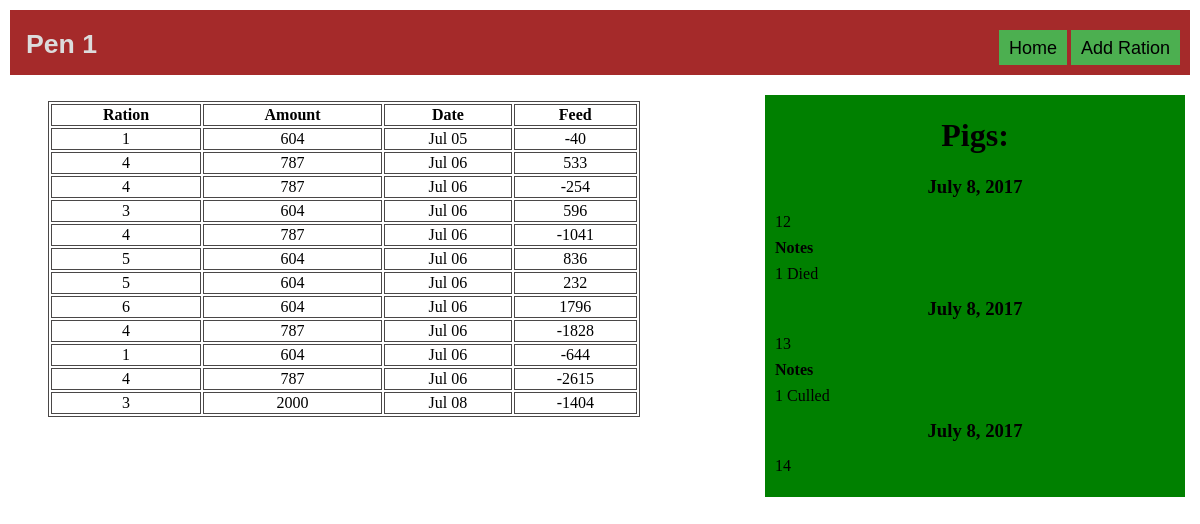
/pigs/pen1/ (signed in), run on the app's committed database.
### pigs/models.py (models this page shows, shortened)
class Pigsinpen(models.Model):
    pigpen = models.ForeignKey(Pigpen,on_delete=models.CASCADE)
    pigs = models.PositiveIntegerField()
    pig_cost_total = models.DecimalField(max_digits=6,decimal_places=2)
    date = models.DateTimeField()
    notes = models.CharField(max_length = 300,blank=True,null = True)

class Pigpen(models.Model):
    pen = models.CharField(max_length=2)
    def __str__(self):
        return self.pen

class pigration(models.Model):
    pigpen = models.ForeignKey(Pigpen, on_delete= models.CASCADE)
    ration = models.ForeignKey(Ration, on_delete=models.CASCADE)
    pigsinapen = models.CharField(max_length=4)
    ration_amount = models.IntegerField()
    date = models.DateTimeField(blank=True)

class Ration(models.Model):
    ration_text = models.CharField(max_length=2)
    ration_price = models.DecimalField(max_digits=19,decimal_places=4)
    feed_per_pig = models.CharField(max_length=3,default = 55)
    milo = models.CharField(max_length=4)
    sbm = models.CharField(max_length=4)
    dynamin = models.CharField(max_length=3,default = 0)
    pigpak = models.CharField(max_length=3,default = 0)
    sixtyeighty = models.CharField(max_length=3,default = 0)
    control = models.CharField(max_length=3,default = 0)
    optimax = models.CharField(max_length=3,default = 0)
    molderase = models.CharField(max_length=3,default = 0)
    hitpork = models.CharField(max_length=3,default = 0)
    oats = models.CharField(max_length=3,default = 0)
    sowonehundred = models.CharField(max_length=3,default = 0)
    porkperformance = models.CharField(max_length=3,default = 0)
    safeguard = models.CharField(max_length=3,default = 0)
    spicepak = models.CharField(max_length=3,default = 0)
    def __str__(self):
        return self.ration_text

### pigs/views.py (the view)
# urls.py: url(r'^pen(?P<pk>[0-9]+)/$', views.penview.as_view(), name = 'pen'),
class penview(LoginRequiredMixin, generic.DetailView):
    model = Pigpen
    template_name = 'pigs/penview.html'
    def get_context_data(self, **kwargs):
        context = super().get_context_data(**kwargs)
        context['pens'] = Pigpen.objects.all()
        context['latestpigs'] = getlatestpigchange(self.kwargs['pk'],3)
        return context

### pigs/templatetags/appfilters.py (called while the page is built)
@register.simple_tag
def getfeed(ration,pigpen,date):
    rat = pigration.objects.filter(pigpen=pigpen).filter(ration=ration).filter(date__lte=date).aggregate(Sum('ration_amount'))
    feed = rat['ration_amount__sum']
    amount = int(Ration.objects.values_list('feed_per_pig', flat = True).get(ration_text=ration))
    try:
        pigs = int(Pigsinpen.objects.filter(pigpen=pigpen).values_list('pigs', flat =True).latest('date'))
    except:
        pigs = 0
    return amount*pigs-feed

### pigs/views.py (called while the page is built)
def getlatestpigchange(pigpen,number):
    try:
        latestpigs = Pigsinpen.objects.values('id','pigs','date','notes').filter(pigpen=pigpen).order_by('-date')[:number]
    except:
        latestpigs = '0'
    return latestpigs

### pigs/templates/pigs/penview.html (shortened to what this page needs)
﻿<!DOCTYPE html>
{% load static %}
{% load appfilters %}
<link rel="stylesheet" type="text/css" href="{% static 'pigs/penviewstyles.css'%}" />
<link rel="stylesheet" type="text/css" href="{% static 'pigs/Generalstyles.css' %}" />
<link rel="stylesheet" href="https://cdnjs.cloudflare.com/ajax/libs/font-awesome/4.7.0/css/font-awesome.min.css">
<html lang="en" xmlns="http://www.w3.org/1999/xhtml">
<head>
</head>
<body>
    <div class="sidebar col-4 col-m-3 col-s-5">
        <a class="col-3 col-m-3 col-s-5 nostyle" href="{%url 'pigs:pigsforpen' pigpen %}"><h1>Pigs:</h1></a>
        {% for pig in latestpigs %}
            <a class="nostyle" href="{%url 'pigs:updatepigs' pigpen pig.id %}">
                <h3>{{pig.date|date}}</h3>
                <p>{{pig.pigs}}</p>
                {%if pig.notes%}<h4>Notes</h4>
                <p>{{pig.notes}}</p>{%endif%}
            </a>
            {%empty%}
            <h3><a class="nostyle" href="{% url 'pigs:deletepig' pigpen %}">Clean out Pen?</a></h3>
            <h3><a class="nopigs" href="{% url 'pigs:addpigs' pigpen %}">Click to add pigs.</a></h3>
            {%endfor%}
        </div>
        <div class="content">
            <div class="header">
                <div class="dropdown">
                    <button class="headerdropbtn"><h1 id="pen">Pen {{pigpen}}</h1></button>
                </div>
                <div class="headerbuttons">
                    <button class="dropbtn"><a class="nostyle" href="{% url 'pigs:index' %}">Home</a></button>
                    <button class="dropbtn"><a class="nostyle" href="{% url 'pigs:addration' pigpen %}">Add Ration</a></button>
                </div>
            </div>
            <table class="col-6 col-m-6 col-s-10 sortable">
                <tr>
                    <th class="col-s-3">Ration</th>
                    <th class="col-s-3">Amount</th>
                    <th class="col-m-3 col-s-3">Date</th>
                    <th class="col-s-3">Feed</th>
                </tr>
                {% for pig in pigpen.pigration_set.all %}
                <tr>
                    <td><a href="{% url 'pigs:updateration' pig.pigpen pig.id %}">{{pig.ration}}</a></td>
                    <td><a href="{% url 'pigs:updateration' pig.pigpen pig.id %}">{{pig.ration_amount}}</a></td>
                    <td><a href="{% url 'pigs:updateration' pig.pigpen pig.id %}">{{pig.date|date:'M'}} {{pig.date|date:'d'}}</a></td>
                    {% getfeed pig.ration pig.pigpen pig.date as feed %}
                    <td><a href="{% url 'pigs:updateration' pig.pigpen pig.id %}">{{feed}}</a></td>
                </tr>
                {%endfor%}
            </table>
        </div>
</body>
</html>

### pigs/static/pigs/penviewstyles.css (style rules this page uses)
@media only screen and (min-width: 400px) { table { margin-left:30px; } }
@media only screen and (min-width: 768px) { table { margin-left:40px; } }
.sidebar { background:green; top:95px; padding:1px 10px 10px 10px; position:fixed; right:15px; z-index:100; }
.sidebar h1 { text-align:center; }
.sidebar h4 { line-height:0; }
.sidebar p { line-height:10px; }
.sidebar a { color:black; }
.sidebar h3 { text-align:center; }
.header { position:fixed; background:brown; color:white; right:10px; left:10px; top:10px; padding:0 10px 0 10px; height:65px; z-index:99; }
.header h1 { position:relative; top:10px; line-height:10px; color:gainsboro; }
.headerdropbtn { background-color:brown; border:none; }
table, th, td { border:1px solid #4a4747; cursor:default; font-size:1em; }
td a { display: block; text-align:center; padding:0; text-decoration: none; color:black; }
.headerbuttons { text-align:right; position:fixed; top:30px; z-index:99; right:20px; }
.dropbtn { background-color: #4CAF50; color: white; padding:10px; line-height:10px; height:35px; font-size: 18px; border: none; cursor: pointer; }
.dropdown { position: relative; display: inline-block; transition:ease-in-out; }
.dropbtn a { color:white; }

### pigs/static/pigs/Generalstyles.css (style rules this page uses)
@media screen and (min-width: 768px) { .col-3 { width: 25%; } }
@media screen and (min-width: 768px) { .col-4 { width: 33.33%; } }
@media screen and (min-width: 768px) { .col-6 { width: 50%; } }
a.nostyle { text-decoration:none; color:black; }

### data on the page
Pigsinpen: date "July 8, 2017", pigs "12", notes "1 Died"
Pigsinpen: date "July 8, 2017", pigs "13", notes "1 Culled"
Pigsinpen: date "July 8, 2017", pigs "14"
Pigpen: pen "1"
pigration: ration "1", ration_amount "604", date "Jul", date "05", feed "-40"
pigration: ration "4", ration_amount "787", date "Jul", date "06", feed "533"
pigration: ration "4", ration_amount "787", date "Jul", date "06", feed "-254"
pigration: ration "3", ration_amount "604", date "Jul", date "06", feed "596"
pigration: ration "4", ration_amount "787", date "Jul", date "06", feed "-1041"
pigration: ration "5", ration_amount "604", date "Jul", date "06", feed "836"
pigration: ration "5", ration_amount "604", date "Jul", date "06", feed "232"
pigration: ration "6", ration_amount "604", date "Jul", date "06", feed "1796"
pigration: ration "4", ration_amount "787", date "Jul", date "06", feed "-1828"
pigration: ration "1", ration_amount "604", date "Jul", date "06", feed "-644"
pigration: ration "4", ration_amount "787", date "Jul", date "06", feed "-2615"
pigration: ration "3", ration_amount "2000", date "Jul", date "08", feed "-1404"
